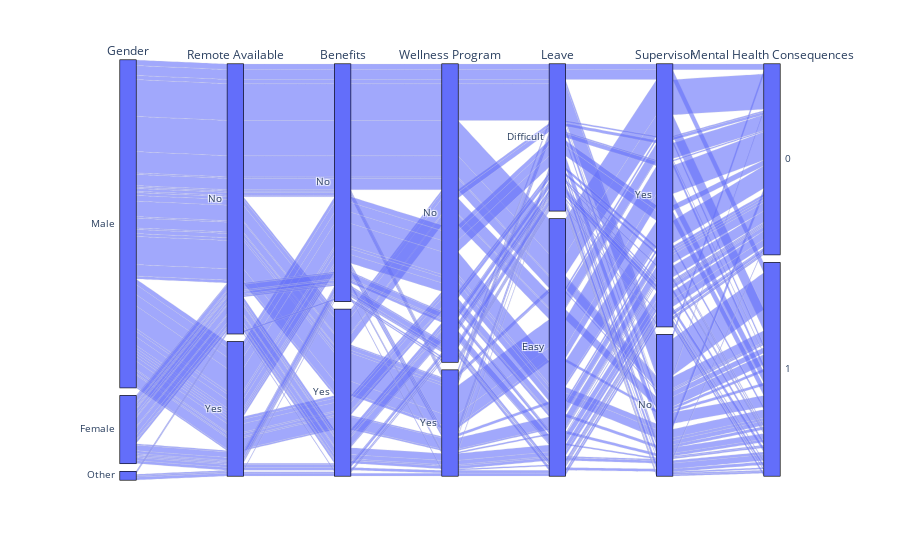

The notebook cell saved with this chart:
### Code cell
fig = px.parallel_categories(work)

fig.show()

### Figure 1 — Plotly figure (JSON) as saved in the notebook; plotly's stock layout.template omitted (floating-point values rounded to 4 significant figures; data arrays with more than 128 entries replaced by an {"elided": "..."} marker saying what was removed)
{"data": [{"dimensions": [{"label": "Gender", "values": {"elided": "286 str values"}}, {"label": "Remote Available", "values": {"elided": "286 str values"}}, {"label": "Benefits", "values": {"elided": "286 str values"}}, {"label": "Wellness Program", "values": {"elided": "286 str values"}}, {"label": "Leave", "values": {"elided": "286 str values"}}, {"label": "Supervisor", "values": {"elided": "286 str values"}}, {"label": "Mental Health Consequences", "values": {"elided": "286 int values"}}], "domain": {"x": [0, 1], "y": [0, 1]}, "name": "", "type": "parcats"}], "layout": {"legend": {"tracegroupgap": 0}, "margin": {"t": 60}}}
